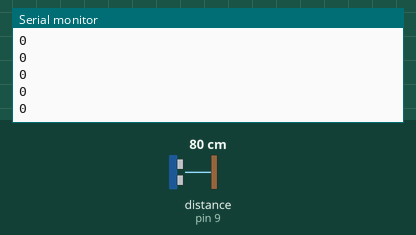
The sketch below on a simulated Arduino Uno, built with avr-gcc and run on an emulated ATmega328P. On the bench: the last lines printed to the serial monitor. Wiring (inferred from the names in the program): ultrasonic range finder: trigger pin 8; echo pin 9. The inputs (shaded band) are chosen by the test bench; at power-on: distance to the obstacle (sensor on pin 9) 80 cm. The echo pulse lasts 58.3 µs per cm.

Above: at 1.2 s.
1.3 s: distance to the obstacle (sensor on pin 9) set to 2 cm
At 1.35 s:
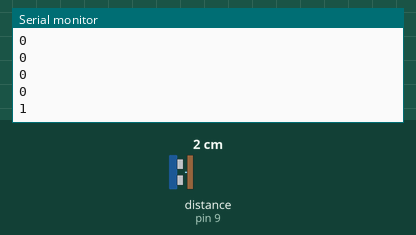
2.8 s: distance to the obstacle (sensor on pin 9) set to 4 cm
At 2.86 s:
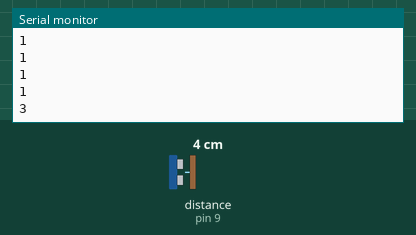
Timing chart, 0 to 5.8 s (numbered marks = the images above; inputs shaded):
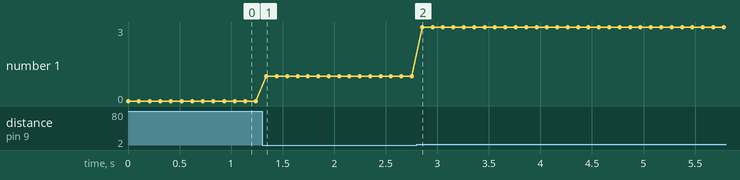

The sketch:

hc-sr04_sample1.ino
```cpp
#define TRIG   8
#define ECHO   9

long measure() {
  digitalWrite(TRIG, LOW);
  delayMicroseconds(2);
  digitalWrite(TRIG, HIGH);
  delayMicroseconds(10);
  digitalWrite(TRIG, LOW);
  return pulseIn(ECHO, HIGH, 3000) / 58;
}

void setup() {
  pinMode(TRIG, OUTPUT);
  pinMode(ECHO, INPUT);

  Serial.begin(9600);
}

void loop() {
  int distance = measure(); // distance in cm
  Serial.println(distance);
  delay(100);
}
```

Measured:
- after the input at 1.3 s, the serial monitor: prints a new line at once (image 1)
- after the input at 2.8 s, the serial monitor: prints a new line after 0.05 s (image 2)
- plotted number 1: 0 → 1 after the input at 1.3 s, 1 → 3 after the input at 2.8 s
